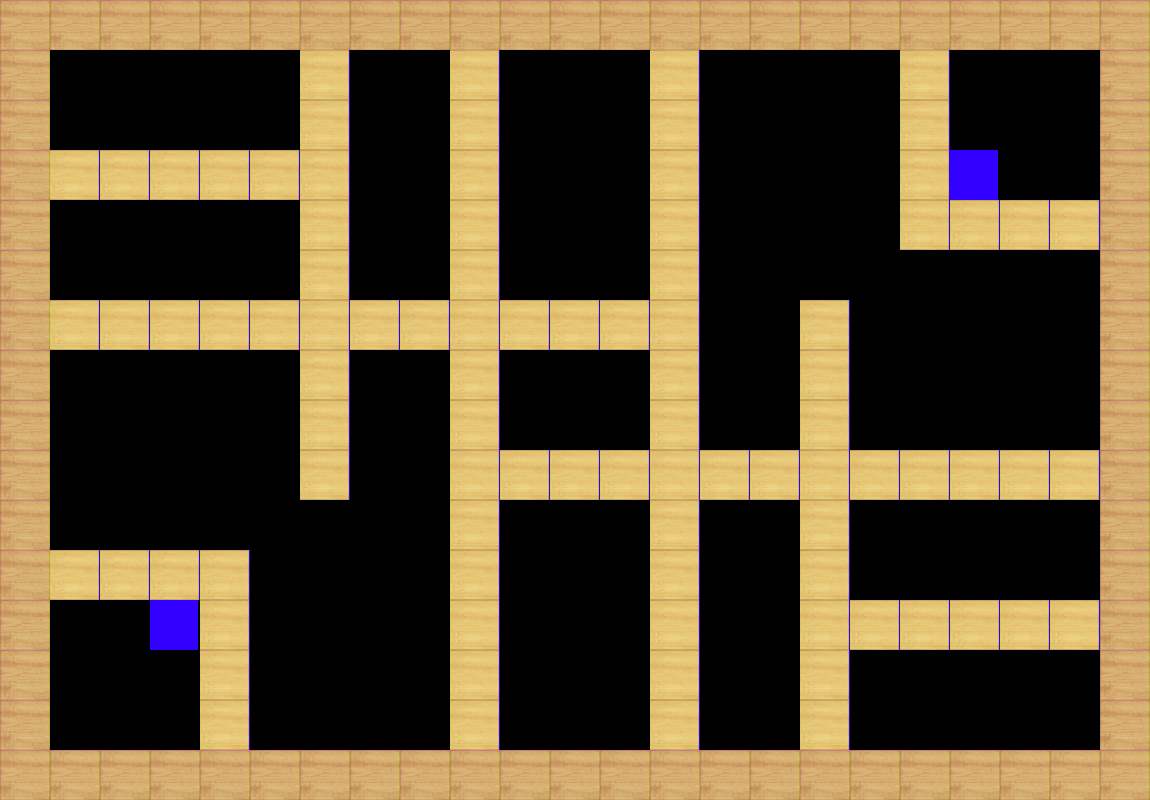

A level layout from a 2D game, rendered from its tile map. Below: a short description, then the map file with its tile-grid data intact:
An orthogonal 23x16 tile map with 50x50 px tiles, 1 tile layer (Calque de Tuiles 1).

<map version="1.10" tiledversion="1.11.0" orientation="orthogonal" renderorder="right-down" width="23" height="16" tilewidth="50" tileheight="50" infinite="0" nextlayerid="2" nextobjectid="1">
 <editorsettings>
  <export target="2Joueurs-Niveau4.json" format="json" />
 </editorsettings>
 <tileset firstgid="1" source="wii tanks.tsx" />
 <layer id="1" name="Calque de Tuiles 1" width="23" height="16">
  <data encoding="csv">
1,1,1,1,1,1,1,1,1,1,1,1,1,1,1,1,1,1,1,1,1,1,1,
1,10,10,10,10,10,2,10,10,2,10,10,10,2,10,10,10,10,2,10,10,10,1,
1,10,10,10,10,10,2,10,10,2,10,10,10,2,10,10,10,10,2,10,10,10,1,
1,2,2,2,2,2,2,10,10,2,10,10,10,2,10,10,10,10,2,3,10,10,1,
1,10,10,10,10,10,2,10,10,2,10,10,10,2,10,10,10,10,2,2,2,2,1,
1,10,10,10,10,10,2,10,10,2,10,10,10,2,10,10,10,10,10,10,10,10,1,
1,2,2,2,2,2,2,2,2,2,2,2,2,2,10,10,2,10,10,10,10,10,1,
1,10,10,10,10,10,2,10,10,2,10,10,10,2,10,10,2,10,10,10,10,10,1,
1,10,10,10,10,10,2,10,10,2,10,10,10,2,10,10,2,10,10,10,10,10,1,
1,10,10,10,10,10,2,10,10,2,2,2,2,2,2,2,2,2,2,2,2,2,1,
1,10,10,10,10,10,10,10,10,2,10,10,10,2,10,10,2,10,10,10,10,10,1,
1,2,2,2,2,10,10,10,10,2,10,10,10,2,10,10,2,10,10,10,10,10,1,
1,10,10,3,2,10,10,10,10,2,10,10,10,2,10,10,2,2,2,2,2,2,1,
1,10,10,10,2,10,10,10,10,2,10,10,10,2,10,10,2,10,10,10,10,10,1,
1,10,10,10,2,10,10,10,10,2,10,10,10,2,10,10,2,10,10,10,10,10,1,
1,1,1,1,1,1,1,1,1,1,1,1,1,1,1,1,1,1,1,1,1,1,1
</data>
 </layer>
</map>